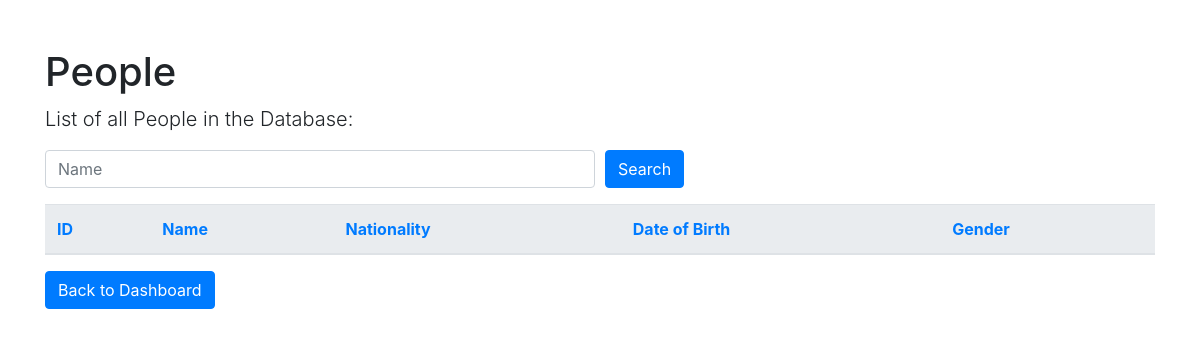
Before: /people.php with the older database file.
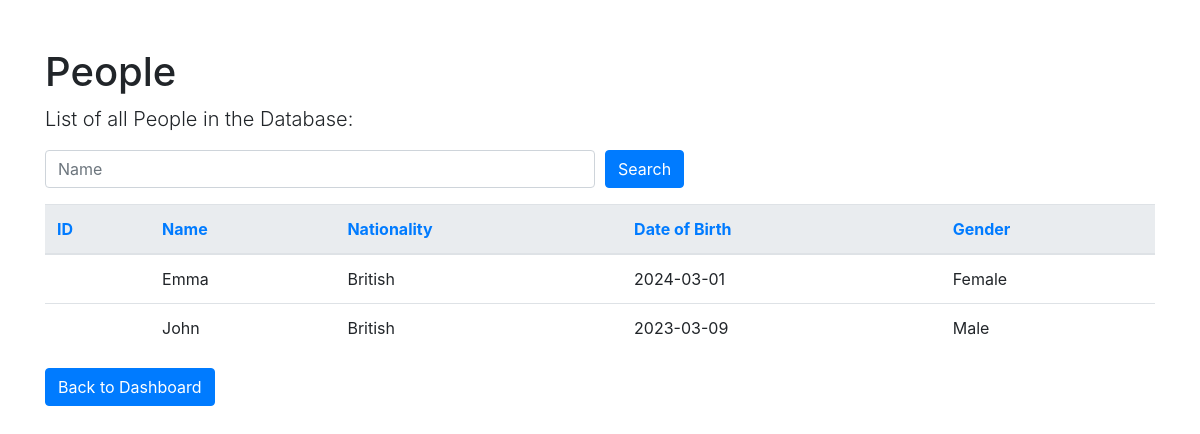
After: the same page with the newer database file.
### tables this page shows
CREATE TABLE `People` (
  `pid` int(11) NOT NULL,
  `name` varchar(255) DEFAULT NULL,
  `nationality` varchar(255) DEFAULT NULL,
  `dob` date DEFAULT NULL,
  `gender` varchar(255) DEFAULT NULL
);

### people.php (the view, shortened to what this page needs)
<!DOCTYPE html>
<html lang="en">
<head>
    <link rel="stylesheet" href="https://stackpath.bootstrapcdn.com/bootstrap/4.3.1/css/bootstrap.min.css">
</head>
<body>
    <div class="container">
        <h1 class="mt-5">People</h1>
        <p class="lead">List of all People in the Database:</p>
        <form method="post" action="people.php" class="mb-3">
            <div class="form-row">
                <div class="col">
                    <input type="text" class="form-control" name="name" placeholder="Name" value="<?php echo isset($_POST['name']) ? htmlspecialchars($_POST['name']) : (isset($_GET['name']) ? urldecode($_GET['name']) : ''); ?>">
                </div>
                <div class="col">
                    <button type="submit" class="btn btn-primary">Search</button>
                </div>
            </div>
        </form>
        <table class="table">
            <thead class="thead-light">
                <tr>
                    <th><a href="?sort=<?php echo isset($_GET['sort']) && $_GET['sort'] === 'id_desc' ? 'id_asc' : 'id_desc' ?>&name=<?php echo isset($_POST['name']) ? urlencode($_POST['name']) : (isset($_GET['name']) ? $_GET['name'] : ''); ?>">ID</a></th>
                    <th><a href="?sort=<?php echo isset($_GET['sort']) && $_GET['sort'] === 'name_desc' ? 'name_asc' : 'name_desc' ?>&name=<?php echo isset($_POST['name']) ? urlencode($_POST['name']) : (isset($_GET['name']) ? $_GET['name'] : ''); ?>">Name</a></th>
                    <th><a href="?sort=<?php echo isset($_GET['sort']) && $_GET['sort'] === 'nationality_desc' ? 'nationality_asc' : 'nationality_desc' ?>&name=<?php echo isset($_POST['name']) ? urlencode($_POST['name']) : (isset($_GET['name']) ? $_GET['name'] : ''); ?>">Nationality</a></th>
                    <th><a href="?sort=<?php echo isset($_GET['sort']) && $_GET['sort'] === 'dob_desc' ? 'dob_asc' : 'dob_desc' ?>&name=<?php echo isset($_POST['name']) ? urlencode($_POST['name']) : (isset($_GET['name']) ? $_GET['name'] : ''); ?>">Date of Birth</a></th>
                    <th><a href="?sort=<?php echo isset($_GET['sort']) && $_GET['sort'] === 'gender_desc' ? 'gender_asc' : 'gender_desc' ?>&name=<?php echo isset($_POST['name']) ? urlencode($_POST['name']) : (isset($_GET['name']) ? $_GET['name'] : ''); ?>">Gender</a></th>
                </tr>
            </thead>
            <tbody>
                <?php
                $servername = "localhost";
                $username = "root";
                $password = "";
                $dbname = "COSI127b";
                try {
                    $conn = new PDO("mysql:host=$servername;dbname=$dbname", $username, $password);
                    $conn->setAttribute(PDO::ATTR_ERRMODE, PDO::ERRMODE_EXCEPTION);
                    $sort = isset($_GET['sort']) ? $_GET['sort'] : 'id_desc';
                    $sort_arr = explode('_', $sort);
                    $sort_field = $sort_arr[0];
                    $sort_order = end($sort_arr);
                    $sql = "SELECT id, name, nationality, dob, gender FROM People";
                    $sql .= " ORDER BY $sort_field";
                    if ($sort_order === 'desc') {
                        $sql .= " DESC";
                    } else {
                        $sql .= " ASC";
                    }
                    $stmt = $conn->prepare($sql);
                    $stmt->execute();
                    $results = $stmt->fetchAll(PDO::FETCH_ASSOC);
                    foreach ($results as $row) {
                        echo "<tr>
                                <td>{$row['id']}</td>
                                <td>{$row['name']}</td>
                                <td>{$row['nationality']}</td>
                                <td>{$row['dob']}</td>
                                <td>{$row['gender']}</td>
                              </tr>";
                    }
                } catch(PDOException $e) {
                    echo "Error: " . $e->getMessage();
                }
                ?>
            </tbody>
        </table>
        <a href="index.php" class="btn btn-primary">Back to Dashboard</a>
    </div>
</body>
</html>

Changed rows visible on the page:
added people: name "Emma", nationality "British", dob "2024-03-01", gender "Female"
added people: name "John", nationality "British", dob "2023-03-09", gender "Male"
